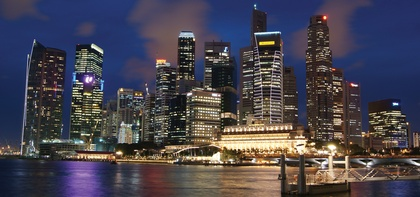
%> input picture Resources/Singapore.jpg, 420 x 197 px, shrunk from 1280 x 600 before the run
$ octave test1_MATLAB.m   (GNU Octave 9; MATLAB toolbox functions it lacks are replaced by stand-ins)
%> lines starting %> are read from the running program, lines starting %| are printed output that depends on the picture; in (x1, y1, x2, y2) boxes, pixels count from 0 and x2, y2 are one past the last pixel; in counts of white or black regions, pixels touching at a corner belong together; the program's own positions count from 1
% This file is for you to be familar with MATLAB and an image
% Created by:   Qian Kemao
% Last update:  31/07/2021

%% 1: You can use MATLAB like a calculator

a=1
b=10
c=a+b
d=sin(30)
e=sin(30/180*pi)

%% 2: what are pixels

%read in an image
a=imread('Singapore.jpg');
%> a is the input picture: size 197x420x3 uint8; mean R, G, B 72.1, 68.7, 80.2
%see the size (I always do)
[m n k]=size(a)
%> m = 197; n = 420; k = 3
%display it
imagesc(a); axis on;
%zoom in to see the pixels by selecting "+" tool to magnify the image

%% 3A: Understand the subsmapling

close all
figure;imshow(uint8(a(1:1:end,1:1:end,:)))
figure;imshow(uint8(a(1:2:end,1:2:end,:)))
%> after `imshow(uint8(a(1:2:end,1:2:end,:)))`:
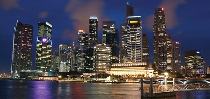
%> displayed picture: size 99x210x3, on the screen's scale of 0 to 255; mean R, G, B 72.1, 68.6, 80.2
figure;imshow(uint8(a(1:4:end,1:4:end,:)))
%> after `imshow(uint8(a(1:4:end,1:4:end,:)))`:
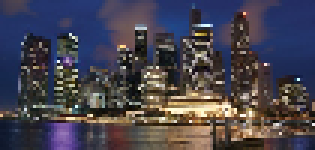
%> displayed picture: size 50x105x3, on the screen's scale of 0 to 255 (shown 3 times larger); mean R, G, B 71.2, 67.7, 79.3
figure;imshow(uint8(a(1:8:end,1:8:end,:)))
%> after `imshow(uint8(a(1:8:end,1:8:end,:)))`:
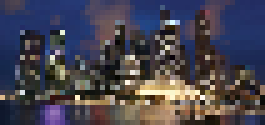
%> displayed picture: size 25x53x3, on the screen's scale of 0 to 255 (shown 5 times larger); mean R, G, B 71.4, 68.4, 80.5
figure;imshow(uint8(a(1:16:end,1:16:end,:)))

%% 3B: imshow vs imagesc (I use the latter much more)

close all
figure;imagesc(uint8(a(1:1:end,1:1:end,:)))
figure;imagesc(uint8(a(1:2:end,1:2:end,:)))
figure;imagesc(uint8(a(1:4:end,1:4:end,:)))
figure;imagesc(uint8(a(1:8:end,1:8:end,:)))
figure;imagesc(uint8(a(1:16:end,1:16:end,:)))

%% 4: See the color and understand how it is represented

a(100,100,:)
%> ans = [121 124 97]

%% 5A: off the light - use a naive and simple example
% to show the power of image processing

clear all; close all
%read in the image
a=double(imread('Singapore.jpg'));
%> a: size 197x420x3 double
%check the size
[m n k]=size(a);
%make a copy in b
b=a;

%change the pixel intensity: if R+G+B is larger than 300, I think it is a
%light source and make it less bright (set to 60)
tic
for i=1:m
    for j=1:n
        if (a(i,j,1)+a(i,j,2)+a(i,j,3))>300
           b(i,j,:)=60;
        end
    end
end
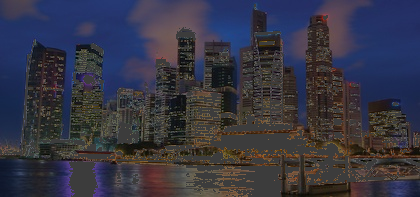
%> b: size 197x420x3 double; mean R, G, B 54.4, 53.9, 68
toc %check the computing time

%show the result
figure; imagesc(uint8(a));
figure; imagesc(uint8(b));

%% 5B: off the light again

%same as before
clear all; close all
a=double(imread('Singapore.jpg'));
[m n k]=size(a);
b=a;

%matrix-based operation: MATLAB prefers matrix-based operatioin
tic
%get a matrix where pixels are bright
mask=(a(:,:,1)+a(:,:,2)+a(:,:,3))>300;
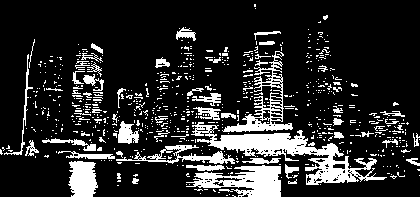
%> mask: size 197x420 logical; 17.1% white; 709 white regions (650 under 20 px), largest, box (x1, y1, x2, y2) and area: (191, 122, 387, 185) 3319, (186, 165, 281, 197) 1700, (222, 51, 293, 132) 1295
%change the values for all masked pixels
b(:,:,1)=b(:,:,1).*(1-mask)+60*mask;
b(:,:,2)=b(:,:,2).*(1-mask)+60*mask;
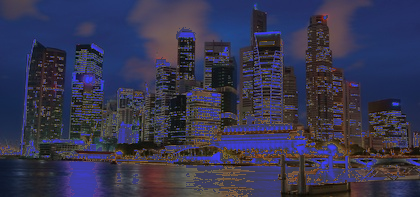
%> b: size 197x420x3 double; mean R, G, B 54.4, 53.9, 80.2
b(:,:,3)=b(:,:,3).*(1-mask)+60*mask;
toc

%same as before
figure; imagesc(uint8(a));
figure; imagesc(uint8(b));

%%

$ run again, with Resources/corridorl.jpg copied over Resources/Singapore.jpg
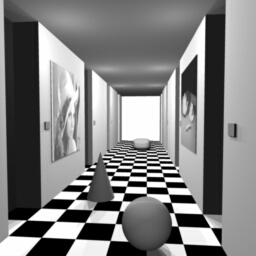
%> input picture Resources/corridorl.jpg, 256 x 256 px
%> a is the input picture: size 256x256x3 uint8; min 0, max 255, mean 127.8
%> ans = [244 244 244]
%> a: size 256x256x3 double
%> `mask=(a(:,:,1)+a(:,:,2)+a(:,:,3))>300;`:
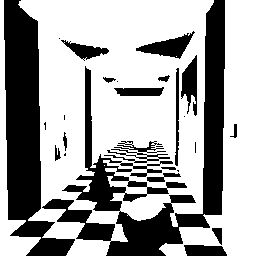
%> mask: size 256x256 logical; 64.9% white; 27 black regions (9 under 20 px), largest, box (x1, y1, x2, y2) and area: (42, 0, 225, 256) 11035, (4, 0, 75, 256) 8205, (136, 31, 195, 59) 706
%> `b(:,:,2)=b(:,:,2).*(1-mask)+60*mask;`:
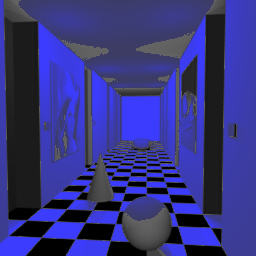
%> b: size 256x256x3 double; mean R, G, B 52.3, 52.3, 127.8
